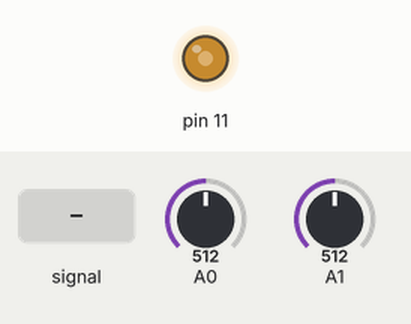
Simulated run of this sketch. Board: Arduino Uno, built with avr-gcc and run on an emulated ATmega328P. Parts: output pins drawn as LEDs (lit = HIGH). The test bench sets the inputs (shaded band); at power-on: A0 = 512, A1 = 512.

Above: at 1.2 s.
1.3 s: A0 fed a 200 Hz sine of ±81 counts around its level
Timing chart, 0 to 2.2 s (numbered marks = the images above; inputs shaded):
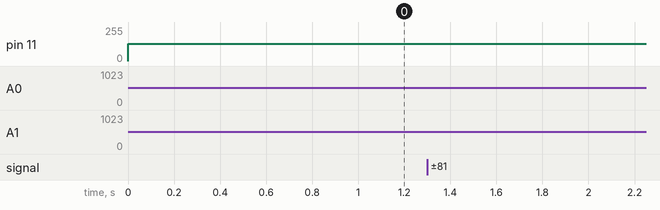

The sketch:

arduino_reverb.ino
```cpp
/* Arduino Realtime Audio Processing
   2 ADC 8-Bit Mode
   analog input 0 is used to sample the audio signal
   analog input 1 is used to control an audio effect
   PWM DAC with Timer2 as analog output

   Original idea:
   KHM 2008 / Lab3/  Martin Nawrath nawrath@khm.de
   Kunsthochschule fuer Medien Koeln
   Academy of Media Arts Cologne

   Redeveloped by Niklas Rönnberg
   Linköping university
   For the course Ljudteknik 1
 */

// Inkludera math, för att kunna använda M_PI, round osv
#include <math.h>

// cbi betyder Clear Bit i I/O-registret och sätter specifik bit till 0
// sbi betyder Set Bit i I/O-registret och sätter specifik bit till 1
// Definiera cbi och sbi
#define cbi(sfr, bit) (_SFR_BYTE(sfr) &= ~_BV(bit))
#define sbi(sfr, bit) (_SFR_BYTE(sfr) |= _BV(bit))

// Definiera globala variabler som kommer att användas till delning av interruptservicen
boolean div32;
boolean div16;

// Definiera globala variabler
volatile boolean sampleFlag; // Sampleflaggan
volatile byte badc0; // Det samplade ljudvärdet, byte AD-konverterare kanal 0
volatile byte badc1; // Det samplade potentiometervärdet, kanal 1
volatile byte ibb; // Global interruptvariabel

int bufferIndex; // Index i SRAM buffer
int bufferIndex2; // Alternativ index

int soundSampleFromADC; // Variabel för att läsa samplevärde från ADCn
int soundSampleFromSramBuffer; // Variabel för att läsa samplevärde från SRAM buffer
byte sramBufferSampleValue; // sparat samplevärde i SRAM buffer

byte sramBuffer[512]; // SRAM buffer, "ljudminne", 8-bitar


// setup() är en funktion som körs en, och endast en gång, när Arduinot startas eller resetas. Den används för att initiera variabler, pinmodes etc. Void används då funktionen inte förväntas returnera något.
void setup()
{
  fillSramBufferWithWaveTable(); // Fyll SRAM-bufferten
  Serial.begin(57600);        // connect to the serial port
  // Atmega32 har tre register för ADC - ADCSRA , ADMUX and ADCW
  // Det är snabbare att manipulera portar och pinnar med AVR-kod
  // jämfört mot Arduinos digitalWrite()-funktion.

  // set adc prescaler to 64 for 19kHz sampling frequency
  // ADCSRA står för ADC Control and Status Register A
  cbi(ADCSRA, ADPS2);
  sbi(ADCSRA, ADPS1);
  sbi(ADCSRA, ADPS0);

  // ADMUX är lågnivåskontroll av analog-till-digital-konverterarna.
  // ADMUX är ett 8-bitars tal som innehåller ADCH-register
  // ADMUX står för ADC Multiplexer Selection Register
  sbi(ADMUX,ADLAR);  // 8-Bit ADC in ADCH Register
  sbi(ADMUX,REFS0);  // VCC Reference
  cbi(ADMUX,REFS1);
  cbi(ADMUX,MUX0);   // Set Input Multiplexer to Channel 0
  cbi(ADMUX,MUX1);
  cbi(ADMUX,MUX2);
  cbi(ADMUX,MUX3);

  // TCCRnA och TCCRnB är kontrollregister för timer/räknare
  // Timer2s PWM-mode sätts till fast PWM
  cbi(TCCR2A, COM2A0); // Toggle on Compare Match
  sbi(TCCR2A, COM2A1);
  sbi(TCCR2A, WGM20); // waveform generation mode
  sbi(TCCR2A, WGM21);
  cbi(TCCR2B, WGM22);

  // Timer2 Clock Prescaler to : 1
  sbi(TCCR2B, CS20);
  cbi(TCCR2B, CS21);
  cbi(TCCR2B, CS22);

  // Timer2 PWM Port Enable
  sbi(DDRB,3); // Sätt digitalpin 11 till PWM för att användas som analogutgång (OCR2A)

  cbi(TIMSK0,TOIE0); // Inaktiverar Timer0 Interrupt
  sbi(TIMSK2,TOIE2); // Aktiverar Timer2 Interrupt

  // Tilldela variabel soundSampleFromADC ett samplevärde från ADCn
  soundSampleFromADC = badc0;
}


// loop() är en funktion som körs om och om igen efter att Arduinot har startats och setup() har initierat Arduinot.
//Detta är huvudfunktionen och den körs så snabbt/ofta det går enligt klockfrekvensen i Arduinot. Normal klockfrekvens är 16MHz.
void loop()
{
  // Vänta på samplevärde från analog-till-digital-konverteraren
  // en samplingscykel 15625 KHz = 65 mikrosekunder
  while (!sampleFlag) {
  }

  sampleFlag = false;  // Sätt samplingsflaggan till false för att invänta nästa sample

  int dcOffset = 127;

   bufferIndex = (bufferIndex) % 512;

   soundSampleFromSramBuffer = sramBuffer[bufferIndex];

   soundSampleFromSramBuffer = soundSampleFromSramBuffer - dcOffset;

   soundSampleFromSramBuffer = -soundSampleFromSramBuffer;

   int pottan = map(badc1, 0.0, 255, 0, 245);
   soundSampleFromSramBuffer = soundSampleFromSramBuffer * pottan;

   soundSampleFromSramBuffer = soundSampleFromSramBuffer / 256;

   soundSampleFromADC = badc0 - dcOffset;

   soundSampleFromSramBuffer = soundSampleFromADC + soundSampleFromSramBuffer;

  int max = 128;
  int min = -dcOffset;

  if (soundSampleFromSramBuffer > max) {
      soundSampleFromSramBuffer = max;
  }

  if (soundSampleFromSramBuffer < min) {
    soundSampleFromSramBuffer = min;
  }

  soundSampleFromSramBuffer = soundSampleFromSramBuffer + dcOffset;

  sramBuffer[bufferIndex] = soundSampleFromSramBuffer;

  OCR2A = soundSampleFromSramBuffer;


}


// Funktion för att fylla SRAM buffern med en vågform
void fillSramBufferWithWaveTable(){


 }


// Timer2, interruptservice 62.5 KHz
// Här samplas analogingång 0 (ljudingången) och analogingång 1 (potentiometern) 16Mhz / 256 / 2 / 2 = 15625 Hz
ISR(TIMER2_OVF_vect) {
  div32=!div32; // Dela timer2s frekvens med 2 till 31.25kHz genom att toggla div32 mellan 0 och 1 och gör bara något när div32 är 1
  if (div32){
    div16=!div16; //  Dela timer2 igen på samma sätt
    if (div16) {
    // Sampla kanal 0 och 1 varannan gång så att båda kanalerna samplas i 15.6kHz
      badc0 = ADCH; // Sampla ADC kanal 0
      sbi(ADMUX,MUX0); // Sätt multiplex till kanal 1 (med hjälp av sbi)
      sampleFlag = true; // Sätt samplingsflaggan till true då ljudet har samplats en gång
    }
    else
    {
      badc1 = ADCH; // Sampla ADC kanal 1
      cbi(ADMUX,MUX0); // Sätt multiplex till kanal 0 (med hjälp av cbi)
    }
    ibb++; // Kort fördröjning innan nästa conversion
    ibb--;
    ibb++;
    ibb--;
    sbi(ADCSRA,ADSC); // Starta nästa conversion
  }
}
```
